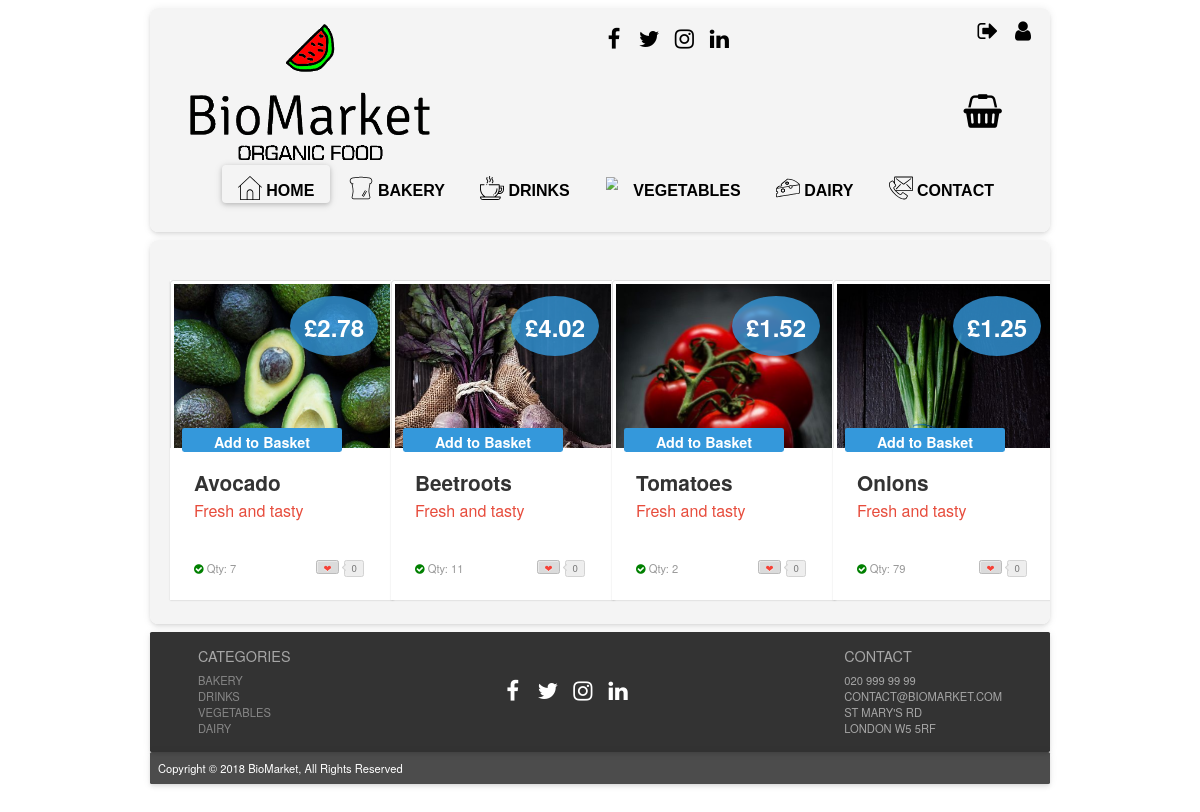
The app's page /?page=products_vegetables (signed in) with its own data.
### tables this page shows
CREATE TABLE IF NOT EXISTS `products` (
  `prod_id` int(11) NOT NULL AUTO_INCREMENT,
  `prod_name` varchar(50) NOT NULL,
  `price` decimal(5,2) NOT NULL,
  `sup_id` int(11) NOT NULL,
  `prod_dsc` varchar(230) NOT NULL,
  `prod_img` text NOT NULL,
  `cat_id` int(11) NOT NULL,
  `sto_qty` int(8) NOT NULL,
  PRIMARY KEY (`prod_id`),
  KEY `sup_id` (`sup_id`),
  KEY `cat_id` (`cat_id`)
);

### index.php (called while the page is built, shortened)
<?php
include "php/config.php";
$page = "home";
if (isset($_GET["page"])) {
    $page = basename($_GET["page"]);
}
if (file_exists("php/".$page.".php")) {
    include "php/".$page.".php";
}
include "layout.php";

### php/config.php (called while the page is built, shortened)
<?php
function is_logged_in()
{
    return isset($_SESSION["logged_in"]) && ($_SESSION["logged_in"] == true);
}
function get_user_level()
{
    $level = "VISITOR";
    if (is_logged_in())
    {
        $level = $_SESSION["users"]["lvl"];
    }
    return $level;
}

### php/products_vegetables.php (the view, shortened to what this page needs)
<!DOCTYPE html>
<html lang="en">
    <?php
    $userlevel = get_user_level();
    ?>
    <head>
        <link rel="stylesheet prefetch" href="css/__codepen_io_andytran_pen.css">
        <link rel="stylesheet" href="css/stylelogin.css">
        <link rel="stylesheet" href="css/product_card_style.css">
    </head>
    <body>
        <section class="category-section">
            <div class="container">
                <div class="row">
                    <?php
                    $search = "SELECT * FROM products WHERE cat_id = '3' ORDER BY prod_id ASC";
                    $result = mysqli_query($mysqli, $search);
                    while ($row = mysqli_fetch_assoc($result)) {
                        if (!$row["sto_qty"] <= 0) {
                            if ($userlevel == "MEMBER") {
                                ?>
                                <div class="col-lg-3 col-sm-6 col-xs-12" ><a href="#"></a>
                                    <div class="post-module">
                                        <div class="thumbnail">
                                            <div class="price">
                                                <div class="deal">&pound<?php echo $row["price"] ?></div>
                                            </div><img alt="product example" src="<?php echo $row["prod_img"] ?>">
                                        </div>
                                        <div class="post-content">
                                            <div class="category">
                                                <?php
                                                print '<div class="toCard"><a href="?page=product_page&prod_id=' . $row["prod_id"] . '&action=add_to_basket">Add to Basket</a>
                    </div> ';
                                                ?>
                                            </div>
                                            <h1 class="title"><?php echo $row["prod_name"] ?></h1>
                                            <h2 class="sub_title">Fresh and tasty</h2>
                                            <p class="description"><?php echo $row["prod_dsc"] ?>
                                            <div class="post-meta">
                                                <span class="showStock"><i class="fa fa-check-circle"></i>
                                                    <a>Qty: <?php echo $row["sto_qty"] ?></a></span><a href="#" title="Love it" class="btn btn-counter" data-count="0"><span>&#x2764;</span></a></div>
                                        </div>
                                    </div>
                                </div>
                                <?php
                            }
                        }
                    }
                    ?>
                </div>
            </div>
        </section>
    </body>
</html>

### css/style.css (style rules this page uses)
html { font-family: 'Helvetica', 'Arial', 'sans-serif'; }
* { margin: 0; padding: 0; border: 0; font-size: 100%; font: inherit; vertical-align: baseline; }
body { zoom: 0.8; -moz-transform: scale(1); -moz-transform: zoom(0.8); -moz-transform-origin: 50 50; max-width: 75%; margin: 0 auto; }
a:link { color: black; text-decoration: none; }
.footer-section { color: #fff; max-width: 1500px; height: 150px; margin: auto; background-color: rgb(0, 0, 0, 0.8); margin-top: 10px; padding: 10px; box-shadow: 0 2px 4px -1px rgba(0, 0, 0, 0.06), 0 4px 5px 0 rgba(0, 0, 0, 0.06), 0 1px 10px 0 rgba(0, 0, 0, 0.08); border-radius: 2px; position: relative; overflow: hidden; }
.post-footer { color: #fff; max-width: 1500px; height: 40px; margin: auto; background-color: rgb(0, 0, 0, 0.7); margin-top: 0px; padding: 10px; box-shadow: 0 2px 4px -1px rgba(0, 0, 0, 0.06), 0 4px 5px 0 rgba(0, 0, 0, 0.06), 0 1px 10px 0 rgba(0, 0, 0, 0.08); border-radius: 2px; position: relative; overflow: hidden; }
.footer-cat { color: #a6a6a6; text-transform: uppercase; float: left; margin-left: 50px; }
.footer-cat ul { list-style-type: none; }
.footer-cat ul > li a:visited, .footer-cat ul > li a:link { color: #878787; }
.footer-contact { color: #a6a6a6; float: right; margin-right: 50px; text-transform: uppercase; }
.footer-contact ul { list-style-type: none; }
.social-link-footer { text-align: center; Margin-top: 50px; }
.social-link-footer li { display: inline-block; vertical-align: central; margin-right: 5px; }
.social-link-footer li a { width: 35px; height: 35px; text-align: center; line-height: 35px; border-width: 0px; display: block; color: #fff; -webkit-transition: all .2s ease; -moz-transition: all .2s ease; -o-transition: all .2s ease; transition: all .2s ease; }
.category-section { max-width: 1500px; margin: auto; background-color: rgb(242, 242, 242, 0.8); margin-top: 10px; padding: 10px; box-shadow: 0 2px 4px -1px rgba(0, 0, 0, 0.06), 0 4px 5px 0 rgba(0, 0, 0, 0.06), 0 1px 10px 0 rgba(0, 0, 0, 0.08); border-radius: 10px; position: relative; overflow: hidden; }

### records on screen
products: price "2.78", prod_name "Avocado", sto_qty "7"
products: price "4.02", prod_name "Beetroots", sto_qty "11"
products: price "1.52", prod_name "Tomatoes", sto_qty "2"
products: price "1.25", prod_name "Onions", sto_qty "79"
